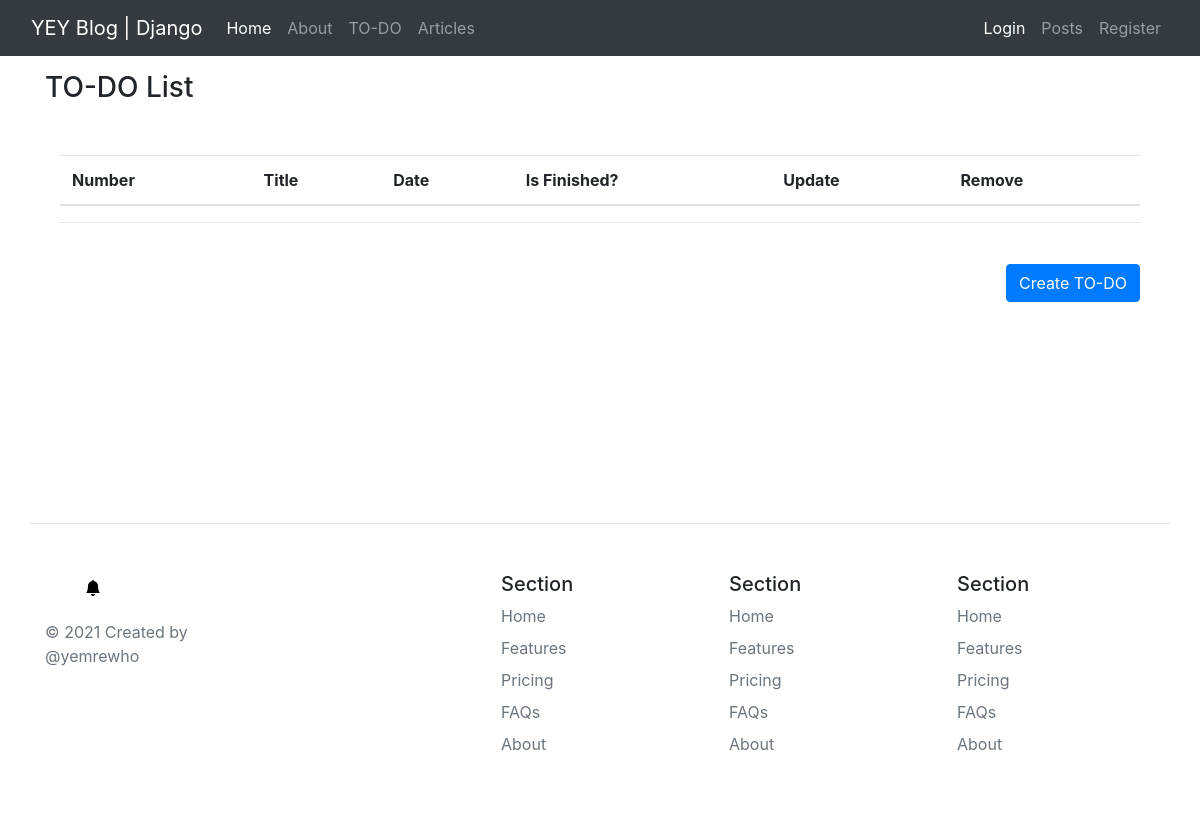
Page /todo/todo/ on the earlier database version.
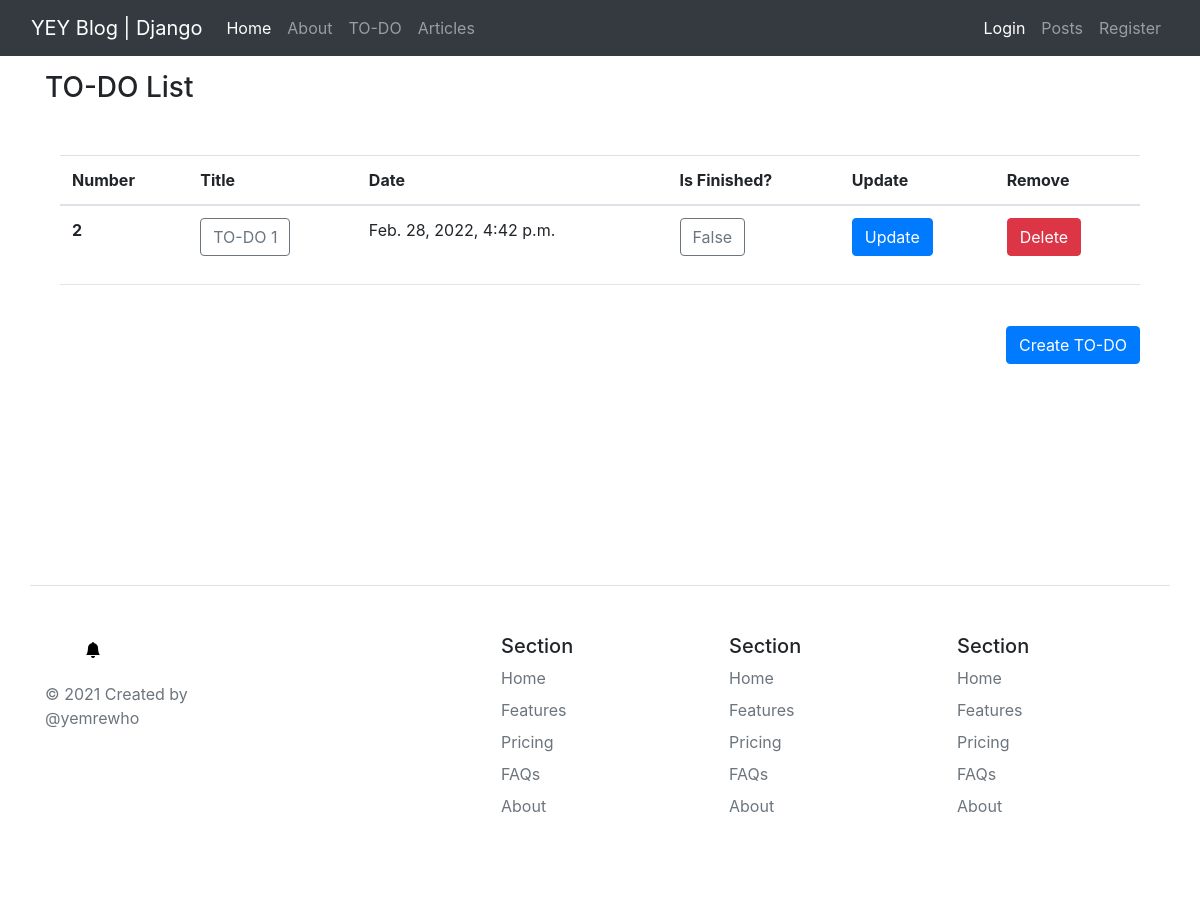
Same page on the later database version.
### todo/models.py (models this page shows, shortened)
class todoForm(models.Model):
    title = models.CharField(max_length=100, verbose_name="Title : ")
    description = models.TextField(max_length=250,verbose_name="Description : ")
    is_finished = models.BooleanField(default=False,verbose_name="Is Finished ? ")
    date = models.DateTimeField(auto_now_add=True)

### todo/views.py (the view)
# urls.py: path('todo/',views.showtodo,name="showtodo"),
def showtodo(request):
    todolist = todoForm.objects.all()
    context = {
        "todolist":todolist
    }
    return render(request,"todos/todo.html",context)

### templates/todos/todo.html
{% extends 'layout.html' %}
{% load crispy_forms_tags %}
{% block body %}
    <h3 style="margin-bottom: 50px">TO-DO List</h3>
     <div class="container">
        <table class="table table-hover">
            <thead>
            <tr>
                <th scope="col">Number</th>
                <th scope="col">Title</th>
                <th scope="col">Date</th>
                <th scope="col">Is Finished?</th>
                <th scope="col">Update</th>
                <th scope="col">Remove</th>
            </tr>
            </thead>
            {% for todos in todolist %}
                <tr>
                    <th scope="row">{{todos.id}}</th>
                    <td><button type="button" class="btn btn-outline-secondary">{{todos.title}}</button></td>
                    <td>{{todos.date}}</td>
                                        <td><button type="button" class="btn btn-outline-secondary">{{todos.is_finished}}</button></td>
                    <td><a href="{% url 'upttodo' todos.id %}" class="btn btn-primary">Update</a></td>
                    <td><a href="{% url 'deltodo' todos.id %}" class="btn btn-danger">Delete</a></td>
                </tr>
            {% endfor %}
        </table>
         <hr>
        <div style="float: right; margin-top: 25px">
            <a href="{% url 'createtodo' %}">
                <button class="btn btn-primary" >Create TO-DO</button>
            </a>
        </div>
    </div>
{% endblock %}

Differences in the rows shown:
added todoForm: id "2", title "TO-DO 1", date "Feb. 28, 2022, 4:42 p.m.", is_finished "False"
